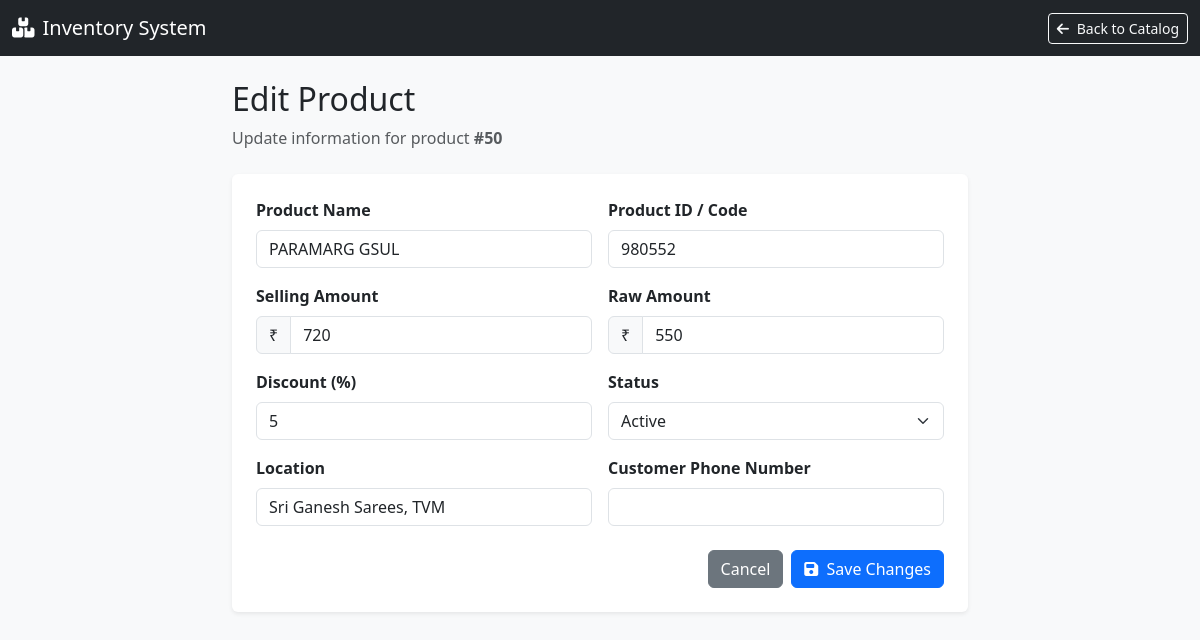
The page /edit_product/50 (signed in) on the database as committed earlier.
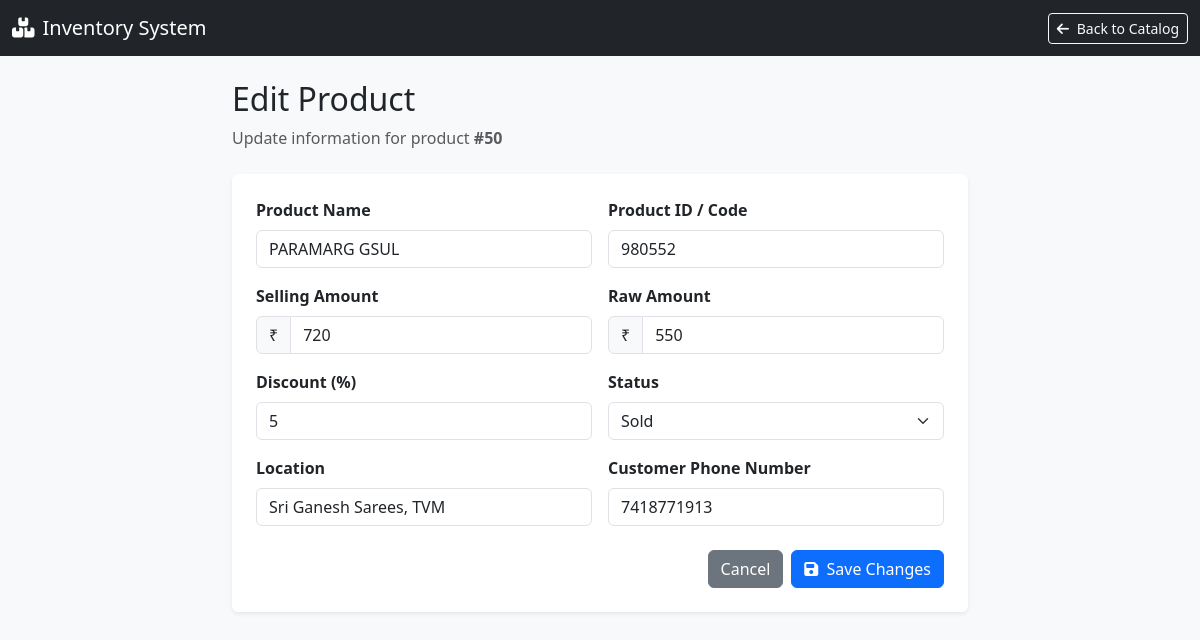
The same page on the database as committed later.
### models.py (models this page shows, shortened)
class Product(db.Model) :
    id = db.Column(db.Integer,primary_key=True)
    billing_id = db.Column(db.Integer, db.ForeignKey('billing.id'), nullable=True)
    product_name = db.Column(db.String(100))
    product_id = db.Column(db.String(100), nullable=True)
    product_selling_amount = db.Column(db.Integer)
    product_raw_amount = db.Column(db.Integer,nullable=True)
    backup_product_selling_amount = db.Column(db.Integer, nullable=True,default=None)  # New field to store the original selling amount for discount restoration
    backup_product_raw_amount = db.Column(db.Integer, default=None,nullable=True)  # New field to store the original raw amount for discount restoration
    discount = db.Column(db.Integer,nullable=True)
    product_location = db.Column(db.String(100),nullable=True,default=None)
    product_entry_date = db.Column(db.String(100),nullable=True)
    product_exit_date = db.Column(db.DateTime, default=None,nullable=True)
    customer_phone_number = db.Column(db.String(10), db.ForeignKey('customer.customer_phone_number'), default=None, nullable=True)
    status = db.Column(db.String(20), default='active')  # active, sold, expired, etc.

### app.py (the view, shortened to what this page needs)
@app.route('/edit_product/<int:id>', methods=['GET', 'POST'])
@login_required
def edit_product(id):
    product = Product.query.get_or_404(id)
    return render_template('edit_product.html', product=product)

### app.py (called while the page is built)
@login_manager.user_loader
def load_user(user_id):
    uid = int(user_id)
    shop_dealer = db.session.get(ShopDealer,uid)
    if shop_dealer:
        return shop_dealer
    return None

### templates/edit_product.html (shortened to what the changed rows need)
<!DOCTYPE html>
<html lang="en">
<head>
    <link href="https://cdn.jsdelivr.net/npm/bootstrap@5.3.0/dist/css/bootstrap.min.css" rel="stylesheet">
    <link href="https://cdnjs.cloudflare.com/ajax/libs/font-awesome/6.4.0/css/all.min.css" rel="stylesheet">
</head>
<body>
    <div class="container my-4">
        <div class="row justify-content-center">
            <div class="col-lg-8 col-md-10">
                <div class="d-flex justify-content-between align-items-center mb-4">
                    <div>
                        <h2>Edit Product</h2>
                        <p class="text-muted mb-0">Update information for product <strong>#{{ product.id }}</strong></p>
                    </div>
                </div>
                <div class="card p-4">
                    <form method="POST">
                        <div class="row g-3">
                            <div class="col-md-6">
                                <label for="product_name" class="form-label fw-bold">Product Name</label>
                                <input type="text" class="form-control" id="product_name" name="product_name" value="{{ product.product_name }}" required>
                            </div>
                            <div class="col-md-6">
                                <label for="product_id" class="form-label fw-bold">Product ID / Code</label>
                                <input type="text" class="form-control" id="product_id" name="product_id" value="{{ product.product_id or '' }}">
                            </div>
                            <div class="col-md-6">
                                <div class="input-group">
                                    <span class="input-group-text">₹</span>
                                    <input type="number" class="form-control" id="product_selling_amount" name="product_selling_amount" value="{{ product.product_selling_amount }}" required>
                                </div>
                            </div>
                            <div class="col-md-6">
                                <div class="input-group">
                                    <span class="input-group-text">₹</span>
                                    <input type="number" class="form-control" id="product_raw_amount" name="product_raw_amount" value="{{ product.product_raw_amount or '' }}">
                                </div>
                            </div>
                            <div class="col-md-6">
                                <label for="discount" class="form-label fw-bold">Discount (%)</label>
                                <input type="number" class="form-control" id="discount" name="discount" value="{{ product.discount or '' }}" placeholder="e.g., 10">
                            </div>
                            <div class="col-md-6">
                                <label for="status" class="form-label fw-bold">Status</label>
                                <select class="form-select" id="status" name="status">
                                    <option value="active" {% if product.status == 'active' %}selected{% endif %}>Active</option>
                                    <option value="sold" {% if product.status == 'sold' %}selected{% endif %}>Sold</option>
                                </select>
                            </div>
                            <div class="col-md-6">
                                <label for="product_location" class="form-label fw-bold">Location</label>
                                <input type="text" class="form-control" id="product_location" name="product_location" value="{{ product.product_location or '' }}">
                            </div>
                            <div class="col-md-6">
                                <label for="customer_phone_number" class="form-label fw-bold">Customer Phone Number</label>
                                <input type="text" class="form-control" id="customer_phone_number" name="customer_phone_number" value="{{ product.customer_phone_number or '' }}" maxlength="10">
                            </div>
                        </div>
                    </form>
                </div>
            </div>
        </div>
    </div>
</body>
</html>

Rows that differ between the two databases and show on the page:
changed Product "PARAMARG GSUL": status "Active" → "Sold"; customer_phone_number (not shown) → "7418771913"
